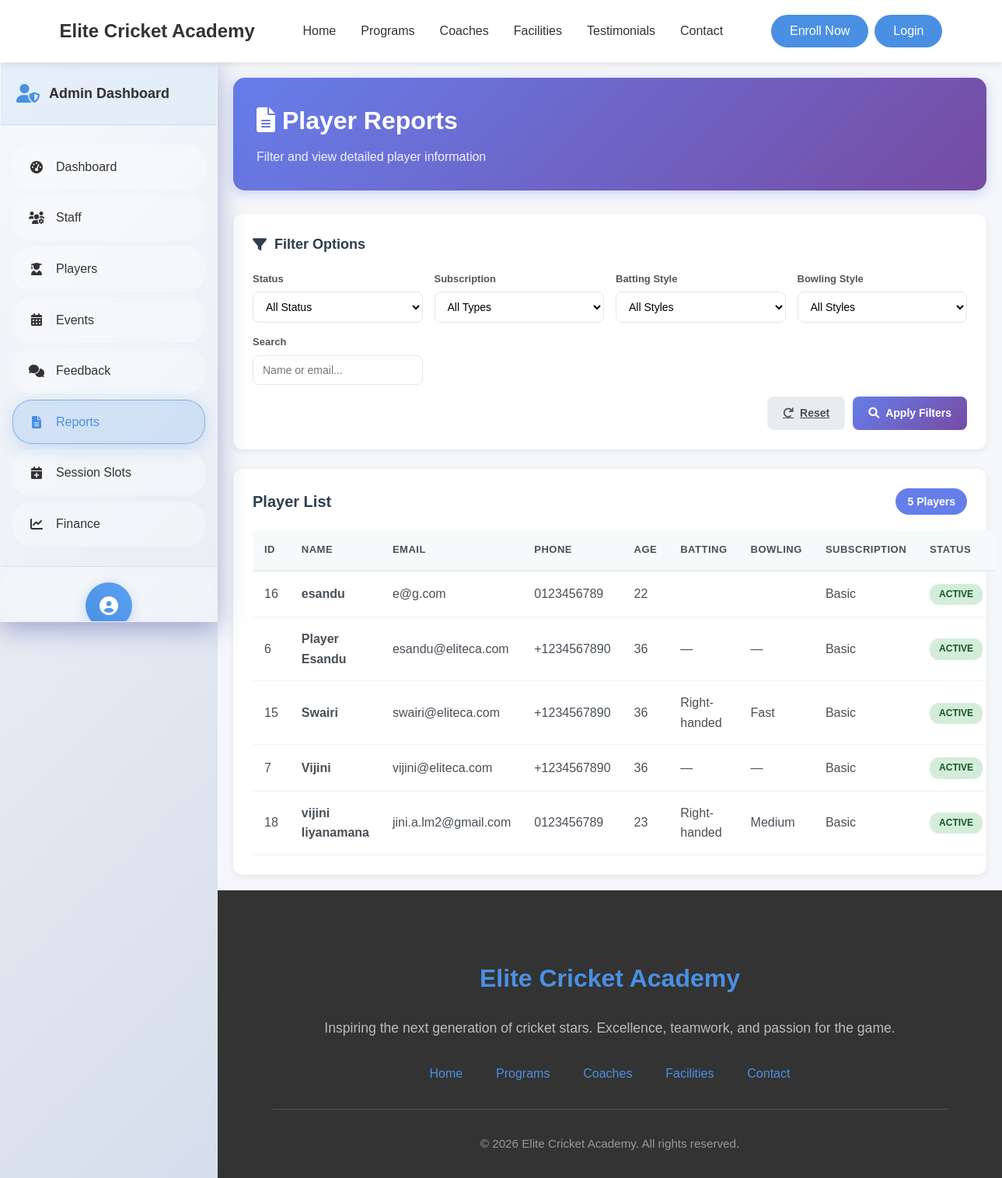
Screenshot of /admin/reports (signed in) with the database file from the repository.
### tables this page shows
CREATE TABLE `playerprofile` (
  `PlayerID` int(11) NOT NULL,
  `BattingStyle` enum('Right-handed','Left-handed','Switch-hitter') DEFAULT NULL,
  `BowlingStyle` enum('Fast','Medium','Spin','Off-spin','Leg-spin','None') DEFAULT NULL,
  `JerseyNumber` int(11) DEFAULT NULL,
  `SubscriptionType` enum('basic','premium','private_only') DEFAULT 'basic',
  `EmergencyContactName` varchar(255) DEFAULT NULL COMMENT 'Emergency contact person',
  `EmergencyContactPhone` varchar(20) DEFAULT NULL COMMENT 'Emergency contact phone',
  `ParentGuardianName` varchar(255) DEFAULT NULL COMMENT 'Parent or guardian name',
  `ParentGuardianPhone` varchar(20) DEFAULT NULL COMMENT 'Parent or guardian phone',
  `SchoolInstitution` varchar(255) DEFAULT NULL COMMENT 'Educational institution',
  `PreviousExperience` text DEFAULT NULL COMMENT 'Previous cricket experience',
  `MedicalConditions` text DEFAULT NULL COMMENT 'Medical conditions or allergies',
  `HowHeardAboutUs` varchar(100) DEFAULT NULL COMMENT 'Marketing tracking field'
);

CREATE TABLE `user` (
  `UserID` int(11) NOT NULL,
  `Name` varchar(255) NOT NULL,
  `DateOfBirth` date NOT NULL,
  `PhoneNumber` varchar(20) DEFAULT NULL,
  `Email` varchar(255) NOT NULL,
  `Address` text DEFAULT NULL,
  `School` varchar(255) DEFAULT NULL COMMENT 'School or educational institution',
  `Role` enum('Admin','ShopEmployee','Coach','Trainer','Player') NOT NULL,
  `Username` varchar(100) NOT NULL,
  `PasswordHash` varchar(255) NOT NULL,
  `DateJoined` datetime DEFAULT current_timestamp(),
  `Status` enum('active','inactive') DEFAULT 'active',
  `RequiresPasswordChange` tinyint(1) DEFAULT 0 COMMENT 'Force password change on first login',
  `PasswordChangeDeadline` datetime DEFAULT NULL COMMENT 'Deadline for mandatory password change',
  `LastLoginAt` datetime DEFAULT NULL COMMENT 'Track last successful login',
  `LoginAttempts` int(11) DEFAULT 0 COMMENT 'Failed login attempts counter',
  `AccountLockedUntil` datetime DEFAULT NULL COMMENT 'Account lock expiry time',
  `CreatedBy` int(11) DEFAULT NULL COMMENT 'Admin who created this user',
  `Notes` text DEFAULT NULL COMMENT 'Admin notes about the user',
  `ProfileImage` varchar(255) DEFAULT NULL COMMENT 'Relative path to user profile image (e.g., uploads/profile_images/profile_1_123456789.jpg)'
);

### app/controllers/Admin.php (called while the page is built, shortened)
<?php
class Admin extends Controller {
    public function reports() {
        $filters = [
            'status' => $_GET['status'] ?? 'all',
            'subscription' => $_GET['subscription'] ?? 'all',
            'batting' => $_GET['batting'] ?? 'all',
            'bowling' => $_GET['bowling'] ?? 'all',
            'search' => $_GET['search'] ?? ''
        ];
        $userModel = $this->model('M_Users');
        $players = $userModel->getPlayersForReport($filters);
        $data = [
            'title' => 'Player Reports - Elite Cricket Academy',
            'players' => $players,
            'filters' => $filters,
            'totalPlayers' => count($players)
        ];
        $this->view('admin/reports', $data);
    }
}
?>

### app/libraries/Core.php (called while the page is built, shortened)
<?php
class Core {
    protected $currentMethod = 'index';
    public function __construct() {
        $url = $this->getURL();
        if($url && file_exists('../app/controllers/' . ucwords($url[0]) . '.php')) {
            unset($url[0]);
        }
        $this->currentController = new $this->currentController;
        if(isset($url[1])) {
            if(method_exists($this->currentController, $url[1])) {
                $this->currentMethod = $url[1];
                unset($url[1]);
            }
        }
        $this->param = $url ? array_values($url) : [];
        call_user_func_array([$this->currentController, $this->currentMethod], $this->param);
    }
    public function getURL() {
        if(isset($_GET['url'])) {
            $url = rtrim($_GET['url'], '/');
            $url = filter_var($url, FILTER_SANITIZE_URL);
            $url = explode('/', $url);
            return $url;
        }
    }
}
?>

### public/index.php (called while the page is built, shortened)
<?php
    $ini = new Core();
?>

### app/libraries/Database.php (called while the page is built, shortened)
<?php
    class Database {
        private $host = DB_HOST;
        private $user = DB_USER;
        private $password = DB_PASS;
        private $dbname = DB_NAME;
        private $dbh;
        private $statement;
        public function __construct() {
            $dsn = "mysql:host=". $this->host .";dbname=". $this->dbname;
            $options = array(
                PDO::ATTR_PERSISTENT => true,
                PDO::ATTR_ERRMODE => PDO::ERRMODE_EXCEPTION
            );
            try {
                $this->dbh = new PDO($dsn, $this->user, $this->password, $options);
                $this->dbh->setAttribute(PDO::ATTR_CASE, PDO::CASE_NATURAL);
                $this->dbh->setAttribute(PDO::ATTR_ERRMODE, PDO::ERRMODE_EXCEPTION);
                $this->dbh->setAttribute(PDO::ATTR_DEFAULT_FETCH_MODE, PDO::FETCH_OBJ);
            } catch (PDOException $e) {
                $this->error = $e->getMessage();
                echo "Connection failed: " . $this->error;
            }
        }
        public function query($sql) {
            $this->statement = $this->dbh->prepare($sql);
    }
        public function execute() {
            try {
                $result = $this->statement->execute();
                return $result;
            } catch (PDOException $e) {
                error_log("Database execution error: " . $e->getMessage());
                error_log("SQL Error Info: " . print_r($this->statement->errorInfo(), true));
                return false;
            }
        }
        public function resultSet() {
            $this->execute();
            return $this->statement->fetchAll(PDO::FETCH_OBJ);
        }
    }
?>

### app/models/M_Users.php (called while the page is built, shortened)
<?php
class M_Users {
    private $db;
    public function __construct() {
        $this->db = new Database();
    }
    public function getPlayersForReport($filters = []) {
        $sql = 'SELECT
            u.UserID,
            u.Name,
            u.Email,
            u.PhoneNumber,
            u.DateOfBirth,
            u.Status,
            u.DateJoined,
            pp.BattingStyle,
            pp.BowlingStyle,
            pp.SubscriptionType,
            pp.JerseyNumber,
            TIMESTAMPDIFF(YEAR, u.DateOfBirth, CURDATE()) as Age
        FROM user u
        LEFT JOIN playerprofile pp ON u.UserID = pp.PlayerID
        WHERE u.Role = "Player"';
        $params = [];
        $sql .= ' ORDER BY u.Name ASC';
        $this->db->query($sql);
        return $this->db->resultSet();
    }
}
?>

### app/views/admin/reports.php (the view, shortened to what this page needs)
<?php require_once APPROOT . '/views/inc/components/header.php'; ?>
<link rel="stylesheet" href="<?php echo URLROOT; ?>/css/admin/admin-dashboard.css">
<div class="admin-layout">
    <div class="admin-sidebar" id="adminSidebar">
        <div class="sidebar-header">
            <div class="admin-logo">
                <i class="fas fa-user-shield"></i>
                <h3>Admin Dashboard</h3>
            </div>
        </div>
        <nav class="sidebar-nav">
            <ul class="nav-menu">
                <li class="nav-item">
                    <a href="<?php echo URLROOT; ?>/admin/dashboard" class="nav-link">
                        <i class="fas fa-tachometer-alt"></i>
                        <span>Dashboard</span>
                    </a>
                </li>
                <li class="nav-item">
                    <a href="<?php echo URLROOT; ?>/admin/staff" class="nav-link">
                        <i class="fas fa-users-cog"></i>
                        <span>Staff</span>
                    </a>
                </li>
                <li class="nav-item">
                    <a href="<?php echo URLROOT; ?>/admin/players" class="nav-link">
                        <i class="fas fa-user-graduate"></i>
                        <span>Players</span>
                    </a>
                </li>
                <li class="nav-item">
                    <a href="<?php echo URLROOT; ?>/admin/events" class="nav-link">
                        <i class="fas fa-calendar-alt"></i>
                        <span>Events</span>
                    </a>
                </li>
                <li class="nav-item">
                    <a href="<?php echo URLROOT; ?>/admin/feedback" class="nav-link">
                        <i class="fas fa-comments"></i>
                        <span>Feedback</span>
                    </a>
                </li>
                <li class="nav-item active">
                    <a href="<?php echo URLROOT; ?>/admin/reports" class="nav-link">
                        <i class="fas fa-file-alt"></i>
                        <span>Reports</span>
                    </a>
                </li>
                <li class="nav-item">
                    <a href="<?php echo URLROOT; ?>/admin/session_slots" class="nav-link">
                        <i class="fas fa-calendar-plus"></i>
                        <span>Session Slots</span>
                    </a>
                </li>
                <li class="nav-item">
                    <a href="<?php echo URLROOT; ?>/admin/finance" class="nav-link">
                        <i class="fas fa-chart-line"></i>
                        <span>Finance</span>
                    </a>
                </li>
            </ul>
        </nav>
        <div class="admin-profile">
            <div class="profile-avatar">
                <i class="fas fa-user-circle"></i>
            </div>
        </div>
    </div>
    <div class="main-content reports-page">
        <div class="reports-header">
            <h1><i class="fas fa-file-alt"></i> Player Reports</h1>
            <p>Filter and view detailed player information</p>
        </div>
        <div class="filters-section">
            <div class="filters-title">
                <i class="fas fa-filter"></i> Filter Options
            </div>
            <form method="GET" action="<?php echo URLROOT; ?>/admin/reports">
                <div class="filters-grid">
                    <div class="filter-group">
                        <label for="status">Status</label>
                        <select name="status" id="status">
                            <option value="all" <?php echo $data['filters']['status'] === 'all' ? 'selected' : ''; ?>>All Status</option>
                        </select>
                    </div>
                    <div class="filter-group">
                        <label for="subscription">Subscription</label>
                        <select name="subscription" id="subscription">
                            <option value="all" <?php echo $data['filters']['subscription'] === 'all' ? 'selected' : ''; ?>>All Types</option>
                        </select>
                    </div>
                    <div class="filter-group">
                        <label for="batting">Batting Style</label>
                        <select name="batting" id="batting">
                            <option value="all" <?php echo $data['filters']['batting'] === 'all' ? 'selected' : ''; ?>>All Styles</option>
                        </select>
                    </div>
                    <div class="filter-group">
                        <label for="bowling">Bowling Style</label>
                        <select name="bowling" id="bowling">
                            <option value="all" <?php echo $data['filters']['bowling'] === 'all' ? 'selected' : ''; ?>>All Styles</option>
                        </select>
                    </div>
                    <div class="filter-group">
                        <label for="search">Search</label>
                        <input type="text" name="search" id="search" placeholder="Name or email..."
                               value="<?php echo htmlspecialchars($data['filters']['search']); ?>">
                    </div>
                </div>
                <div class="filter-actions">
                    <a href="<?php echo URLROOT; ?>/admin/reports" class="btn btn-secondary">
                        <i class="fas fa-redo"></i> Reset
                    </a>
                    <button type="submit" class="btn btn-primary">
                        <i class="fas fa-search"></i> Apply Filters
                    </button>
                </div>
            </form>
        </div>
        <div class="players-table-section">
            <div class="table-header">
                <h2>Player List</h2>
                <span class="player-count"><?php echo $data['totalPlayers']; ?> Players</span>
            </div>
            <?php if(!empty($data['players'])): ?>
            <table class="players-table">
                <thead>
                    <tr>
                        <th>ID</th>
                        <th>Name</th>
                        <th>Email</th>
                        <th>Phone</th>
                        <th>Age</th>
                        <th>Batting</th>
                        <th>Bowling</th>
                        <th>Subscription</th>
                        <th>Status</th>
                    </tr>
                </thead>
                <tbody>
                    <?php foreach($data['players'] as $player): ?>
                    <tr>
                        <td><?php echo $player->UserID; ?></td>
                        <td><strong><?php echo htmlspecialchars($player->Name); ?></strong></td>
                        <td><?php echo htmlspecialchars($player->Email); ?></td>
                        <td><?php echo htmlspecialchars($player->PhoneNumber ?? 'N/A'); ?></td>
                        <td><?php echo $player->Age ?? 'N/A'; ?></td>
                        <td><?php echo htmlspecialchars($player->BattingStyle ?? '—'); ?></td>
                        <td><?php echo htmlspecialchars($player->BowlingStyle ?? '—'); ?></td>
                        <td><?php echo ucfirst(str_replace('_', ' ', $player->SubscriptionType ?? 'basic')); ?></td>
                        <td>
                            <span class="status-badge <?php echo $player->Status; ?>">
                                <?php echo ucfirst($player->Status); ?>
                            </span>
                        </td>
                    </tr>
                    <?php endforeach; ?>
                </tbody>
            </table>
            <?php endif; ?>
        </div>
    </div>
</div>
<?php require_once APPROOT . '/views/inc/components/footer.php'; ?>

### rows the page displays
playerprofile: PlayerID.UserID "16", PlayerID.Name "esandu", PlayerID.Email "e@g.com", PlayerID.PhoneNumber "0123456789", Age "22", SubscriptionType "Basic", PlayerID.Status "ACTIVE"
user: UserID "6", Name "Player Esandu", Email "esandu@eliteca.com", PhoneNumber "+1234567890", Age "36", BattingStyle "—", BowlingStyle "—", SubscriptionType "Basic", Status "ACTIVE"
playerprofile: PlayerID.UserID "15", PlayerID.Name "Swairi", PlayerID.Email "swairi@eliteca.com", PlayerID.PhoneNumber "+1234567890", Age "36", BattingStyle "Right-handed", BowlingStyle "Fast", SubscriptionType "Basic", PlayerID.Status "ACTIVE"
playerprofile: PlayerID.UserID "7", PlayerID.Name "Vijini", PlayerID.Email "vijini@eliteca.com", PlayerID.PhoneNumber "+1234567890", Age "36", BattingStyle "—", BowlingStyle "—", SubscriptionType "Basic", PlayerID.Status "ACTIVE"
playerprofile: PlayerID.UserID "18", PlayerID.Name "vijini liyanamana", PlayerID.Email "jini.a.lm2@gmail.com", PlayerID.PhoneNumber "0123456789", Age "23", BattingStyle "Right-handed", BowlingStyle "Medium", SubscriptionType "Basic", PlayerID.Status "ACTIVE"

### other values shown
$data['totalPlayers'] "5"
